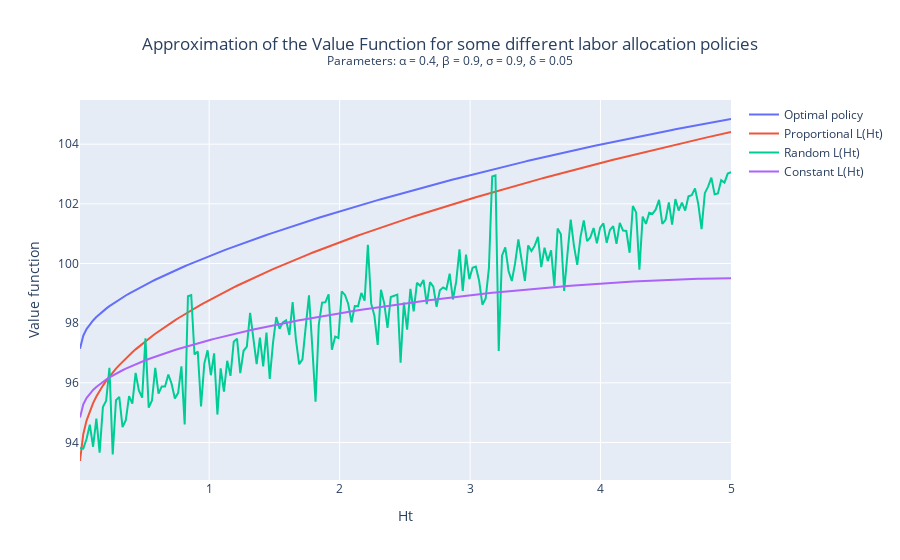

Notebook code for this chart:
### Code cell
plot_graph(
    variable1=(H_values, V,"Optimal policy"),
    variable2=(H_values, V_proportional,"Proportional L(Ht)"),
    variable3=(H_values, V_random, "Random L(Ht)"),
    variable4=(H_values, V_constant, "Constant L(Ht)"),
    xaxis_title="Ht",
    yaxis_title="Value function",
    title="Approximation of the Value Function for some different labor allocation policies<br><sup>Parameters: α = 0.4, β = 0.9, σ = 0.9, δ = 0.05</sup>",
    showlegend=True
)

### Figure 1 — Plotly figure (JSON) as saved in the notebook; plotly's stock layout.template omitted (floating-point values rounded to 4 significant figures; data arrays with more than 128 entries replaced by an {"elided": "..."} marker saying what was removed)
{"data": [{"mode": "lines", "name": "Optimal policy", "type": "scatter", "x": {"elided": "200 float values"}, "y": {"elided": "200 float values"}}, {"mode": "lines", "name": "Proportional L(Ht)", "type": "scatter", "x": {"elided": "200 float values"}, "y": {"elided": "200 float values"}}, {"mode": "lines", "name": "Random L(Ht)", "type": "scatter", "x": {"elided": "200 float values"}, "y": {"elided": "200 float values"}}, {"mode": "lines", "name": "Constant L(Ht)", "type": "scatter", "x": {"elided": "200 float values"}, "y": {"elided": "200 float values"}}], "layout": {"showlegend": true, "title": {"text": "Approximation of the Value Function for some different labor allocation policies<br><sup>Parameters: α = 0.4, β = 0.9, σ = 0.9, δ = 0.05</sup>", "x": 0.5, "xanchor": "center"}, "xaxis": {"title": {"text": "Ht"}}, "yaxis": {"title": {"text": "Value function"}}}}
